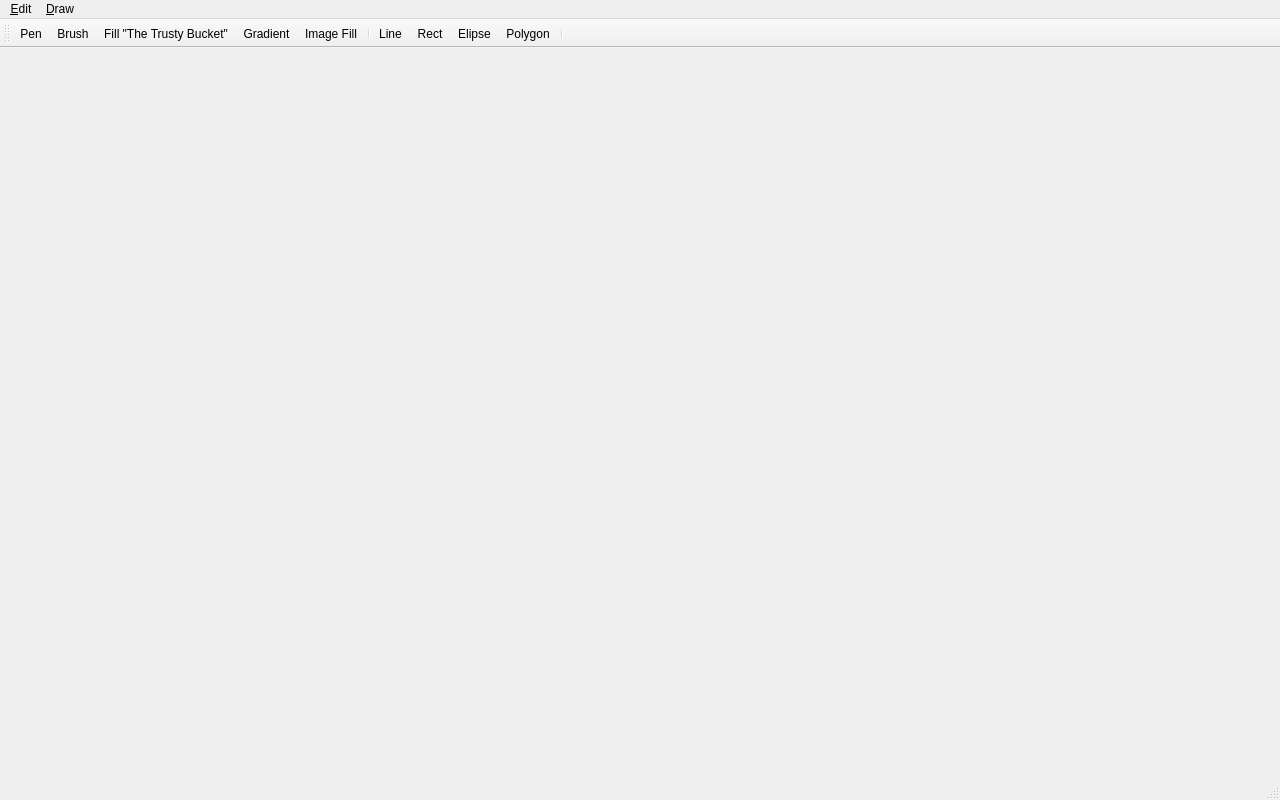
<?xml version="1.0" encoding="UTF-8"?>
<ui version="4.0">
 <class>MainWindow</class>
 <widget class="QMainWindow" name="MainWindow">
  <property name="geometry">
   <rect>
    <x>0</x>
    <y>0</y>
    <width>1280</width>
    <height>800</height>
   </rect>
  </property>
  <property name="mouseTracking">
   <bool>true</bool>
  </property>
  <property name="windowTitle">
   <string>MainWindow</string>
  </property>
  <widget class="QWidget" name="centralwidget">
   <property name="mouseTracking">
    <bool>true</bool>
   </property>
  </widget>
  <widget class="QMenuBar" name="menubar">
   <property name="geometry">
    <rect>
     <x>0</x>
     <y>0</y>
     <width>1280</width>
     <height>18</height>
    </rect>
   </property>
   <property name="mouseTracking">
    <bool>false</bool>
   </property>
   <widget class="QMenu" name="menu_Edit">
    <property name="title">
     <string>&amp;Edit</string>
    </property>
    <addaction name="action_Brush"/>
    <addaction name="action_Pen"/>
    <addaction name="action_Fill_The_Trusty_Bucket"/>
    <addaction name="action_Gradient"/>
    <addaction name="action_Image_Fill"/>
   </widget>
   <widget class="QMenu" name="menu_Draw">
    <property name="title">
     <string>&amp;Draw</string>
    </property>
    <addaction name="actionLine"/>
    <addaction name="actionRect"/>
    <addaction name="actionElipse"/>
    <addaction name="actionPolygon"/>
   </widget>
   <addaction name="menu_Edit"/>
   <addaction name="menu_Draw"/>
  </widget>
  <widget class="QStatusBar" name="statusbar"/>
  <widget class="QToolBar" name="toolBar">
   <property name="windowTitle">
    <string>toolBar</string>
   </property>
   <attribute name="toolBarArea">
    <enum>TopToolBarArea</enum>
   </attribute>
   <attribute name="toolBarBreak">
    <bool>false</bool>
   </attribute>
   <addaction name="action_Pen"/>
   <addaction name="action_Brush"/>
   <addaction name="action_Fill_The_Trusty_Bucket"/>
   <addaction name="action_Gradient"/>
   <addaction name="action_Image_Fill"/>
   <addaction name="separator"/>
   <addaction name="actionLine"/>
   <addaction name="actionRect"/>
   <addaction name="actionElipse"/>
   <addaction name="actionPolygon"/>
   <addaction name="separator"/>
  </widget>
  <action name="action_Open">
   <property name="icon">
    <iconset>
     <normaloff>:/open.png</normaloff>:/open.png</iconset>
   </property>
   <property name="text">
    <string>&amp;Open</string>
   </property>
   <property name="shortcut">
    <string>Ctrl+O</string>
   </property>
  </action>
  <action name="action_New">
   <property name="icon">
    <iconset>
     <normaloff>:/new.png</normaloff>:/new.png</iconset>
   </property>
   <property name="text">
    <string>&amp;New</string>
   </property>
   <property name="shortcut">
    <string>Ctrl+N</string>
   </property>
  </action>
  <action name="action_Save">
   <property name="icon">
    <iconset>
     <normaloff>:/save.png</normaloff>:/save.png</iconset>
   </property>
   <property name="text">
    <string>&amp;Save</string>
   </property>
   <property name="shortcut">
    <string>Ctrl+S</string>
   </property>
  </action>
  <action name="actionSave_as">
   <property name="icon">
    <iconset>
     <normaloff>:/save_as.png</normaloff>:/save_as.png</iconset>
   </property>
   <property name="text">
    <string>Save &amp;as...</string>
   </property>
   <property name="shortcut">
    <string>Ctrl+Shift+S</string>
   </property>
  </action>
  <action name="action_Quit">
   <property name="icon">
    <iconset>
     <normaloff>:/exit.png</normaloff>:/exit.png</iconset>
   </property>
   <property name="text">
    <string>&amp;Quit</string>
   </property>
   <property name="shortcut">
    <string>Ctrl+Q</string>
   </property>
  </action>
  <action name="action_Brush">
   <property name="icon">
    <iconset>
     <normaloff>:/brush1.png</normaloff>:/brush1.png</iconset>
   </property>
   <property name="text">
    <string>&amp;Brush</string>
   </property>
   <property name="shortcut">
    <string>Ctrl+B</string>
   </property>
  </action>
  <action name="action_Pen">
   <property name="icon">
    <iconset>
     <normaloff>:/pencil.png</normaloff>:/pencil.png</iconset>
   </property>
   <property name="text">
    <string>&amp;Pen</string>
   </property>
   <property name="shortcut">
    <string>Ctrl+P</string>
   </property>
  </action>
  <action name="action_Fill_The_Trusty_Bucket">
   <property name="icon">
    <iconset>
     <normaloff>:/fill--background-color-png-image-58965.png</normaloff>:/fill--background-color-png-image-58965.png</iconset>
   </property>
   <property name="text">
    <string>&amp;Fill &quot;The Trusty Bucket&quot;</string>
   </property>
  </action>
  <action name="action_Gradient">
   <property name="checkable">
    <bool>true</bool>
   </property>
   <property name="icon">
    <iconset>
     <normaloff>:/img_529565.png</normaloff>:/img_529565.png</iconset>
   </property>
   <property name="text">
    <string>&amp;Gradient</string>
   </property>
   <property name="shortcut">
    <string>Ctrl+G</string>
   </property>
  </action>
  <action name="action_Image_Fill">
   <property name="checkable">
    <bool>true</bool>
   </property>
   <property name="icon">
    <iconset>
     <normaloff>:/icon-image-512.png</normaloff>:/icon-image-512.png</iconset>
   </property>
   <property name="text">
    <string>&amp;Image Fill</string>
   </property>
  </action>
  <action name="actionLine">
   <property name="checkable">
    <bool>true</bool>
   </property>
   <property name="checked">
    <bool>false</bool>
   </property>
   <property name="icon">
    <iconset>
     <normaloff>:/Editing-Line-icon.png</normaloff>:/Editing-Line-icon.png</iconset>
   </property>
   <property name="text">
    <string>Line</string>
   </property>
  </action>
  <action name="actionRect">
   <property name="checkable">
    <bool>true</bool>
   </property>
   <property name="icon">
    <iconset>
     <normaloff>:/Editing-Rectangle-icon.png</normaloff>:/Editing-Rectangle-icon.png</iconset>
   </property>
   <property name="text">
    <string>Rect</string>
   </property>
  </action>
  <action name="actionElipse">
   <property name="checkable">
    <bool>true</bool>
   </property>
   <property name="icon">
    <iconset>
     <normaloff>:/shape_ellipse-512.png</normaloff>:/shape_ellipse-512.png</iconset>
   </property>
   <property name="text">
    <string>Elipse</string>
   </property>
  </action>
  <action name="actionPolygon">
   <property name="checkable">
    <bool>true</bool>
   </property>
   <property name="icon">
    <iconset>
     <normaloff>:/software_shape_polygon-512.png</normaloff>:/software_shape_polygon-512.png</iconset>
   </property>
   <property name="text">
    <string>Polygon</string>
   </property>
  </action>
 </widget>
 <layoutdefault spacing="6" margin="11"/>
 <resources>
  <include location="../res_paint/loadout.qrc"/>
 </resources>
 <connections>
  <connection>
   <sender>action_Quit</sender>
   <signal>triggered()</signal>
   <receiver>MainWindow</receiver>
   <slot>close()</slot>
   <hints>
    <hint type="sourcelabel">
     <x>-1</x>
     <y>-1</y>
    </hint>
    <hint type="destinationlabel">
     <x>399</x>
     <y>299</y>
    </hint>
   </hints>
  </connection>
 </connections>
</ui>
